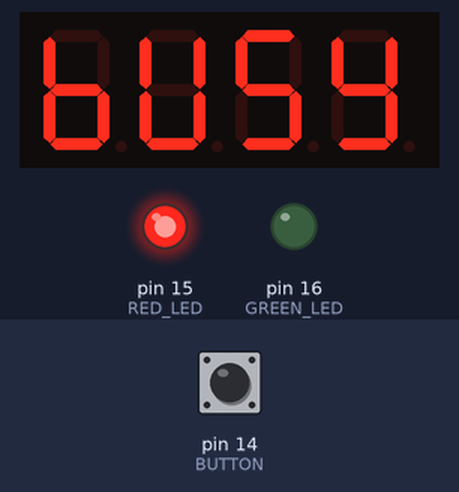
Recording of a sketch running on a simulated Arduino Uno, built with avr-gcc and run on an emulated ATmega328P. Parts: 4-digit seven-segment display, output pins drawn as LEDs (lit = HIGH). The inputs (shaded band) are chosen by the test bench; at power-on: pin 14 (BUTTON) LOW.

Above: at 1.2 s.
1.3 s: pin 14 (BUTTON) pulled HIGH for 0.15 s
At 1.9 s:
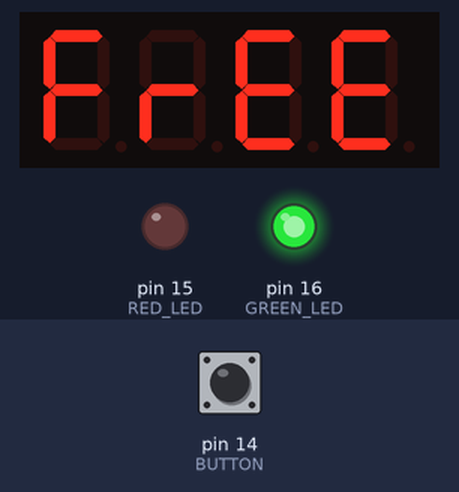
2.9 s: pin 14 (BUTTON) pulled HIGH for 1 s
At 3.2 s:
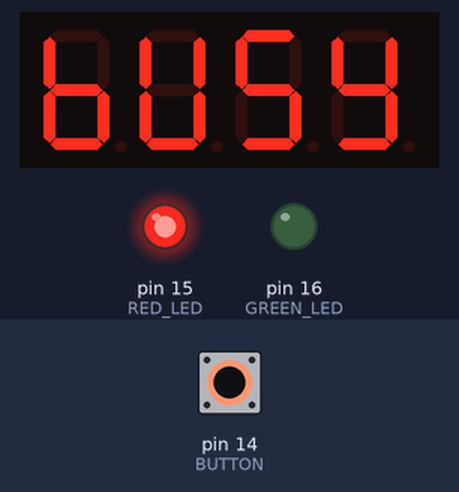
5.4 s: pin 14 (BUTTON) pulled HIGH for 3.2 s
At 6.3 s:
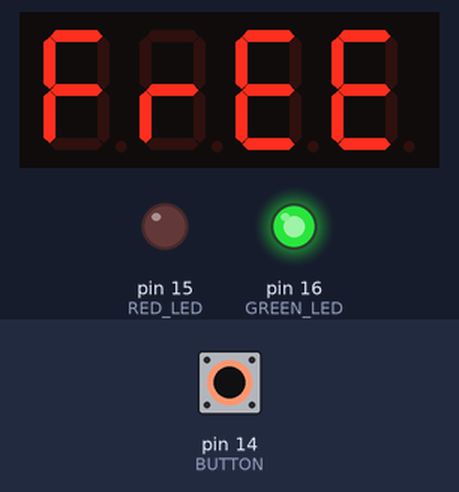
Timing chart, 0 to 8.4 s (numbered marks = the images above; inputs shaded):
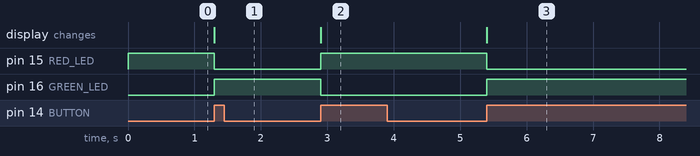

Measured:
- after the input at 1.3 s, pin 15 (RED_LED): HIGH → LOW at once; pin 16 (GREEN_LED): LOW → HIGH at once; the display: changes at once (image 1)
- after the input at 2.9 s, pin 15 (RED_LED): LOW → HIGH at once; pin 16 (GREEN_LED): HIGH → LOW at once; the display: changes at once (image 2)
- after the input at 5.4 s, pin 15 (RED_LED): HIGH → LOW at once; pin 16 (GREEN_LED): LOW → HIGH at once; the display: changes at once (image 3)

The sketch:

busyFree.ino
```cpp
/*
Seven Segment Display info:

https://haneefputtur.com/7-segment-4-digit-led-display-sma420564-using-arduino.html

Button:

https://www.arduino.cc/en/tutorial/button

Blinky led:

https://www.arduino.cc/en/tutorial/blink
*/


#include "SevSeg.h"

SevSeg sevseg; //Instantiate a seven segment controller object

#define BUTTON      14
#define RED_LED     15
#define GREEN_LED   16

// the setup function runs once when you press reset or power the board
void setup() {
  pinMode(BUTTON, INPUT);
  pinMode(RED_LED, OUTPUT);
  pinMode(GREEN_LED, OUTPUT);
  byte numDigits = 4;

  byte digitPins[] = {2, 3, 4, 5};
  byte segmentPins[] = {6, 7, 8, 9, 10, 11, 12, 13};

  sevseg.begin(COMMON_CATHODE, numDigits, digitPins, segmentPins);
  // If your display is common anode type, please edit comment above line and uncomment below line
  // sevseg.begin(COMMON_ANODE, numDigits, digitPins, segmentPins);
  sevseg.setBrightness(90);
}

// the loop function runs over and over again forever
void loop() {
  static int free_or_busy;
  static int prevButtonState = LOW;
  int buttonState = digitalRead(BUTTON);

  if(buttonState == HIGH) {
    if(prevButtonState == LOW) {
      free_or_busy ^= 1;
    }
  }
  prevButtonState = buttonState;


  if(free_or_busy) {
    sevseg.setChars("FREE");
    digitalWrite(RED_LED, LOW);
    digitalWrite(GREEN_LED, HIGH);
  }
  else {
    sevseg.setChars("BUSY");
    digitalWrite(RED_LED, HIGH);
    digitalWrite(GREEN_LED, LOW);
  }

  sevseg.refreshDisplay(); // Must run repeatedly
  delay(1);
}
```
